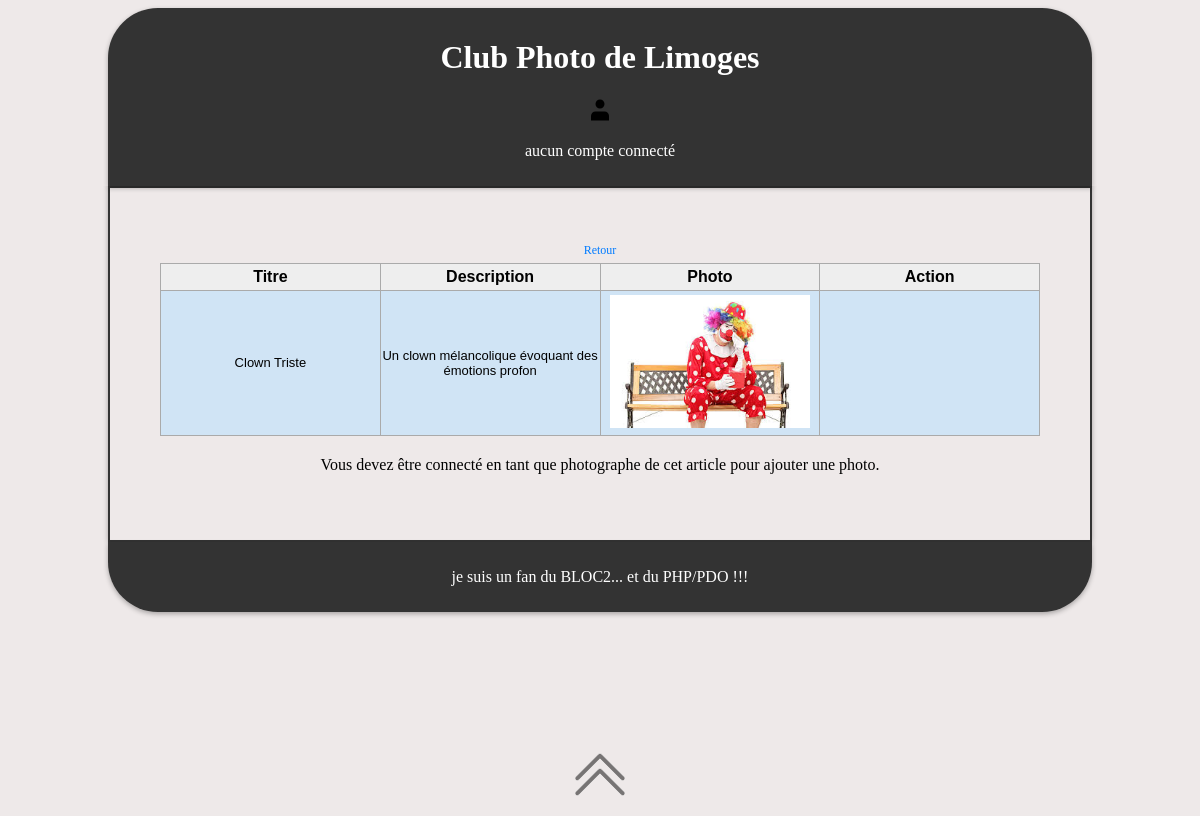
The app's page /index.php?page=article&id=3 with its own data.
### tables this page shows
CREATE TABLE IF NOT EXISTS `photo` (
  `idphoto` int NOT NULL AUTO_INCREMENT,
  `titrephoto` varchar(50) NOT NULL,
  `textephoto` varchar(50) NOT NULL,
  `imagephoto` varchar(50) NOT NULL,
  `idarti` int NOT NULL,
  PRIMARY KEY (`idphoto`),
  KEY `idarti` (`idarti`)
);

### article.php (the view, shortened to what this page needs)
<?php
    $connexion = connexionPDO();
    $requete = "SELECT article.idarti, article.datearti, article.titrearti, article.textearti, type.nomtype, photographe.nomphotographe, photographe.prenomphotographe, article.idphotographe
            FROM article
            INNER JOIN type ON article.idtype = type.idtype
            INNER JOIN photographe ON article.idphotographe = photographe.idphotographe";
    $stmt = $connexion->prepare($requete);
    $stmt->execute();
    $lesart = $stmt->fetchAll(PDO::FETCH_OBJ);
    $requete = "SELECT idtype, nomtype FROM type";
    $stmt    = $connexion->prepare($requete);
    $stmt->execute();
    $lestypes = $stmt->fetchAll(PDO::FETCH_OBJ);
    $requete = "SELECT idphotographe, nomphotographe, prenomphotographe FROM photographe WHERE idphotographe != 0";
    $stmt    = $connexion->prepare($requete);
    $stmt->execute();
    $lesphotographes = $stmt->fetchAll(PDO::FETCH_OBJ);
?>
<!DOCTYPE html>
<html lang="fr">
<head>
</head>
<body>
<fieldset class='accueil photo'>
    <?php
        if (! isset($_GET['id'])) {
            echo "<table border='1' class='ArticleTable'>";
            echo "<tr>";
            echo "<th>Date</th>";
            echo "<th>Titre</th>";
            echo "<th>Texte</th>";
            echo "<th>Type</th>";
            echo "<th>Photographe</th>";
            echo "<th>Action</th>";
            echo "</tr>";
            foreach ($lesart as $unart) {
                echo "<tr>";
                echo "<td>$unart->datearti</td>";
                echo '<td><a href="index.php?page=article&id=' . $unart->idarti . '">' . $unart->titrearti . '</a></td>';
                echo "<td>$unart->textearti</td>";
                echo "<td>$unart->nomtype</td>";
                echo "<td>$unart->nomphotographe $unart->prenomphotographe</td>";
                if (isset($_SESSION['id']) && ($_SESSION['id'] == $unart->idphotographe || $_SESSION['id'] == 0)) {
                    echo "<td><form action='' method='post' style='display:inline;'><input type='hidden' name='idarti' value='$unart->idarti'><input type='submit' name='supprimer_article' value='Supprimer' style='width: 80px; padding: 5px 10px; font-size: 12px; cursor: pointer;'></form></td>";
                } else {
                    echo "<td></td>";
                }
                echo "</tr>";
            }
            echo "</table>";
            if (isset($_SESSION['id'])) {
                echo "<fieldset class='ajout'>";
                echo "<legend>Créer un article</legend>";
                echo "<form action='' method='post'>";
                echo '<input type="text" name="titre" placeholder="Titre de l\'article" required>';
                echo "<br>";
                echo '<textarea name="texte" placeholder="Texte de l\'article" required></textarea>';
                echo "<br>";
                echo "<select name='idtype' required>";
                foreach ($lestypes as $type) {
                    echo "<option value='$type->idtype'>$type->nomtype</option>";
                }
                echo "</select>";
                echo "<br>";
                if ($_SESSION['id'] == 0) {
                    echo "<select name='idphotographe' required>";
                    foreach ($lesphotographes as $photographe) {
                        echo "<option value='$photographe->idphotographe'>$photographe->nomphotographe $photographe->prenomphotographe</option>";
                    }
                    echo "</select>";
                    echo "<br>";
                }
                echo "<input type='submit' name='creer_article' value='Créer' style='width: 80px; padding: 5px 10px; font-size: 12px; cursor: pointer;'>";
                echo "</form>";
                echo "</fieldset>";
            }
        } else {
            echo "<a href='index.php?page=article' style='width: 80px; padding: 5px 10px; font-size: 12px; cursor: pointer;'>Retour</a>";
            $id = $_GET['id'];
            $requete = "SELECT article.idarti, article.titrearti, article.idphotographe, photographe.nomphotographe, photographe.prenomphotographe
                    FROM article
                    INNER JOIN photographe ON article.idphotographe = photographe.idphotographe
                    WHERE article.idarti = :id";
            $stmt = $connexion->prepare($requete);
            $stmt->execute([':id' => $id]);
            $unart = $stmt->fetch(PDO::FETCH_OBJ);
            $requete = "SELECT idphoto, titrephoto, textephoto, imagephoto FROM photo WHERE idarti = :id";
            $stmt    = $connexion->prepare($requete);
            $stmt->execute([':id' => $id]);
            $lesphotos = $stmt->fetchAll(PDO::FETCH_OBJ);
            echo "<table border='1'  class='ArticleTable'>";
            echo "<tr>";
            echo "<th>Titre</th>";
            echo "<th>Description</th>";
            echo "<th>Photo</th>";
            echo "<th>Action</th>";
            echo "</tr>";
            foreach ($lesphotos as $photo) {
                echo "<tr>";
                echo "<td>$photo->titrephoto</td>";
                echo "<td>$photo->textephoto</td>";
                echo "<td><img src='image/$photo->imagephoto' alt='$photo->titrephoto' width='200'></td>";
                if (isset($_SESSION['id']) && ($_SESSION['id'] == $unart->idphotographe || $_SESSION['id'] == 0)) {
                    echo "<td><form action='' method='post' style='display:inline;'><input type='hidden' name='idphoto' value='$photo->idphoto'><input type='hidden' name='idarti' value='$id'><input type='submit' name='supprimer_photo' value='Supprimer' style='width: 80px; padding: 5px 10px; font-size: 12px; cursor: pointer;'></form></td>";
                } else {
                    echo "<td></td>";
                }
                echo "</tr>";
            }
            echo "</table>";
            if (isset($_SESSION['id']) && ($_SESSION['id'] == $unart->idphotographe || $_SESSION['id'] == 0)) {
                echo "<fieldset class='ajout'>";
                echo "<legend>Ajouter une photo</legend>";
                echo "<form action='' method='post' enctype='multipart/form-data'>";
                echo '<input type="text" name="titre"  placeholder="Titre de la photo" required>';
                echo "<br>";
                echo '<textarea name="detail" placeholder="Détail de la photo" required></textarea>';
                echo "<br>";
                echo '<input type="file" name="photo" id="photo" required>';
                echo "<br>";
                echo '<input type="submit" name="submit" value="Ajouter" style="width: 80px; padding: 5px 10px; font-size: 12px; cursor: pointer;">';
                echo "</form>";
                echo "</fieldset>";
                if ($_SERVER['REQUEST_METHOD'] == 'POST' && isset($_POST['submit'])) {
                    $titre  = $_POST['titre'];
                    $detail = $_POST['detail'];
                    $photo  = $_FILES['photo'];
                    if ($photo['error'] == 0) {
                        $target_dir    = "image/";
                        $target_file   = $target_dir . basename($photo["name"]);
                        $imageFileType = pathinfo($target_file, PATHINFO_EXTENSION);
                        $check = getimagesize($photo["tmp_name"]);
                        if ($check !== false) {
                            if (move_uploaded_file($photo["tmp_name"], $target_file)) {
                                echo "Le fichier " . htmlspecialchars(basename($photo["name"])) . " a été téléchargé.";
                                $requete = "INSERT INTO photo (titrephoto, textephoto, imagephoto, idarti) VALUES (:titre, :detail, :image, :idarti)";
                                $stmt    = $connexion->prepare($requete);
                                $stmt->execute([
                                    ':titre'  => $titre,
                                    ':detail' => $detail,
                                    ':image'  => basename($photo["name"]),
                                    ':idarti' => $id,
                                ]);
                                header("Refresh:0");
                            } else {
                                echo "Désolé, une erreur s'est produite lors du téléchargement de votre fichier.";
                            }
                        } else {
                            echo "Le fichier n'est pas une image.";
                        }
                    } else {
                        echo "Erreur lors du téléchargement du fichier.";
                    }
                }
            } else {
                echo "<p>Vous devez être connecté en tant que photographe de cet article pour ajouter une photo.</p>";
            }
        }
    ?>
</fieldset>
</body>
</html>

### config/global.css (style rules this page uses)
:root { --first-hue: 234; --sat: 100%; --lig: 66%; --second-hue: 218; }
body { display: flex; flex-direction: column; min-height: 100vh; }
.accueil { display: flex; flex-wrap: wrap; background-color: #eee9e9; text-align: center; margin-left: 100px; margin-right: 100px; padding: 50px; box-shadow: 0 2px 5px rgba(0, 0, 0, 0.3); border-right: #333 5px solid; border-left: #333 5px solid; }
table { width: 100%; table-layout: fixed; transition: all 0.3s; border-collapse: collapse; }
td { overflow: visible; white-space: normal; word-wrap: break-word; }
.photo { border: 2px solid #333; box-shadow: 0 0 5px rgba(0, 0, 0, 0.3); }
body { background-color: #eee9e9; }
table.ArticleTable { font-family: Arial, Helvetica, sans-serif; border: 1px solid #1C6EA4; background-color: #EEEEEE; width: 100%; text-align: center; border-collapse: collapse; }
table.ArticleTable td, table.ArticleTable th { border: 1px solid #AAAAAA; padding: 4px 0px; }
table.ArticleTable tbody td { font-size: 13px; }
table.ArticleTable tr:nth-child(even) { background: #D0E4F5; }
.accueil { display: flex; justify-content: center; align-items: center; }
.accueil p { margin-top: 20px; }
.accueil a { color: #007bff; text-decoration: none; }

### records on screen
photo: titrephoto "Clown Triste", textephoto "Un clown mélancolique évoquant des émotions profon", imagephoto (picture)
